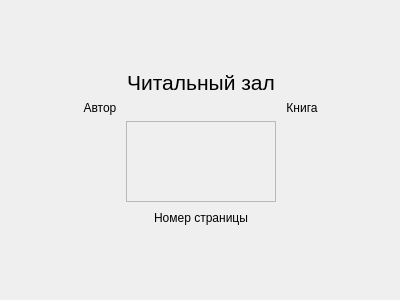
<?xml version="1.0" encoding="UTF-8"?>
<ui version="4.0">
 <class>readform</class>
 <widget class="QWidget" name="readform">
  <property name="geometry">
   <rect>
    <x>0</x>
    <y>0</y>
    <width>400</width>
    <height>300</height>
   </rect>
  </property>
  <property name="windowTitle">
   <string>Form</string>
  </property>
  <widget class="QWidget" name="gridLayoutWidget">
   <property name="geometry">
    <rect>
     <x>80</x>
     <y>70</y>
     <width>242</width>
     <height>158</height>
    </rect>
   </property>
   <layout class="QGridLayout" name="outerLayout">
    <item row="6" column="0">
     <spacer name="leftSpacer">
      <property name="orientation">
       <enum>Qt::Horizontal</enum>
      </property>
      <property name="sizeType">
       <enum>QSizePolicy::Fixed</enum>
      </property>
      <property name="sizeHint" stdset="0">
       <size>
        <width>40</width>
        <height>20</height>
       </size>
      </property>
     </spacer>
    </item>
    <item row="6" column="2">
     <spacer name="rightSpacer">
      <property name="orientation">
       <enum>Qt::Horizontal</enum>
      </property>
      <property name="sizeType">
       <enum>QSizePolicy::Fixed</enum>
      </property>
      <property name="sizeHint" stdset="0">
       <size>
        <width>40</width>
        <height>20</height>
       </size>
      </property>
     </spacer>
    </item>
    <item row="2" column="1">
     <layout class="QGridLayout" name="fieldLayout">
      <item row="0" column="0">
       <widget class="QScrollArea" name="bookText">
        <property name="widgetResizable">
         <bool>true</bool>
        </property>
        <widget class="QWidget" name="scrollAreaWidgetContents">
         <property name="geometry">
          <rect>
           <x>0</x>
           <y>0</y>
           <width>144</width>
           <height>76</height>
          </rect>
         </property>
        </widget>
       </widget>
      </item>
     </layout>
    </item>
    <item row="0" column="1">
     <widget class="QLabel" name="titleLabel">
      <property name="font">
       <font>
        <pointsize>16</pointsize>
       </font>
      </property>
      <property name="text">
       <string>Читальный зал</string>
      </property>
      <property name="alignment">
       <set>Qt::AlignCenter</set>
      </property>
     </widget>
    </item>
    <item row="1" column="0">
     <widget class="QLabel" name="authorName">
      <property name="text">
       <string>Автор</string>
      </property>
      <property name="alignment">
       <set>Qt::AlignCenter</set>
      </property>
     </widget>
    </item>
    <item row="1" column="2">
     <widget class="QLabel" name="bookName">
      <property name="text">
       <string>Книга</string>
      </property>
      <property name="alignment">
       <set>Qt::AlignCenter</set>
      </property>
     </widget>
    </item>
    <item row="6" column="1">
     <widget class="QLabel" name="pageNumber">
      <property name="text">
       <string>Номер страницы</string>
      </property>
      <property name="alignment">
       <set>Qt::AlignCenter</set>
      </property>
     </widget>
    </item>
   </layout>
  </widget>
 </widget>
 <resources/>
 <connections/>
</ui>
